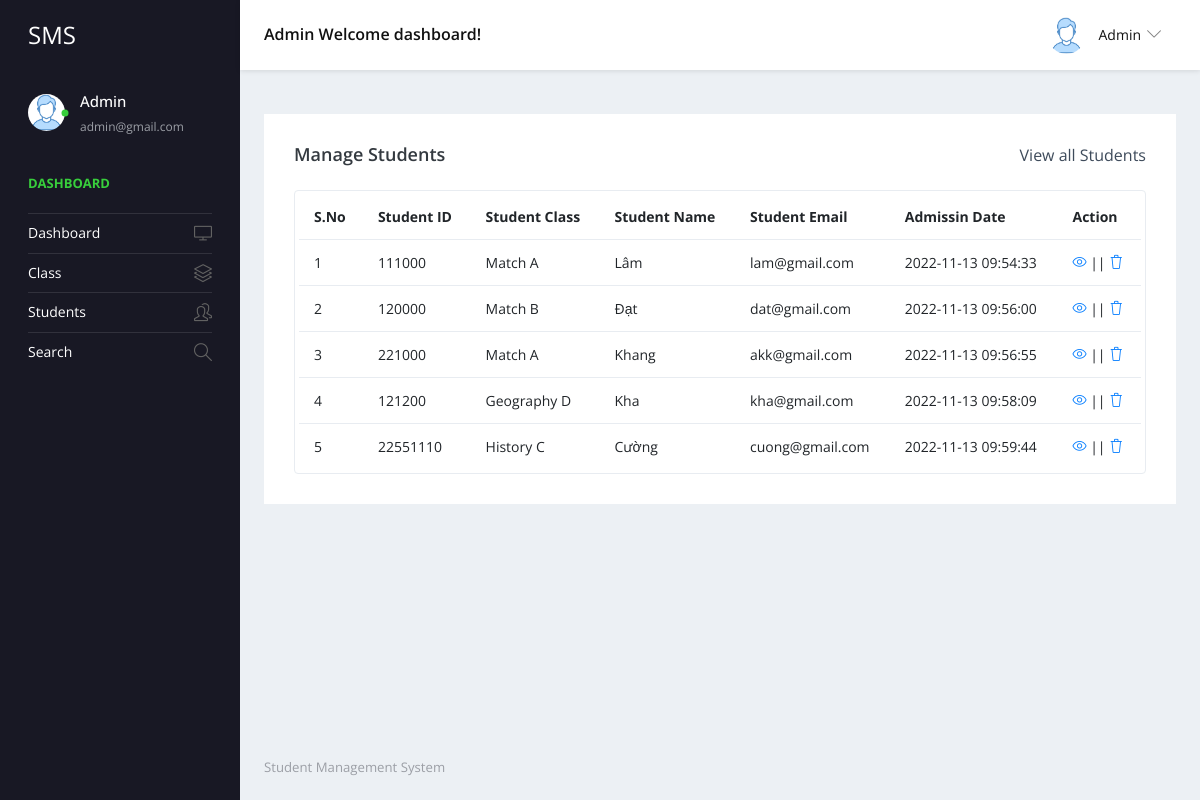
The page /admin/manage-students.php (signed in) on the database its author committed.
### tables this page shows
CREATE TABLE `tblstudent` (
  `ID` int(10) NOT NULL,
  `StudentName` varchar(200) DEFAULT NULL,
  `StudentEmail` varchar(200) DEFAULT NULL,
  `StudentClass` varchar(100) DEFAULT NULL,
  `Gender` varchar(50) DEFAULT NULL,
  `DOB` date DEFAULT NULL,
  `StuID` varchar(200) DEFAULT NULL,
  `FatherName` mediumtext DEFAULT NULL,
  `MotherName` mediumtext DEFAULT NULL,
  `ContactNumber` bigint(10) DEFAULT NULL,
  `AltenateNumber` bigint(10) DEFAULT NULL,
  `Address` mediumtext DEFAULT NULL,
  `UserName` varchar(200) DEFAULT NULL,
  `Password` varchar(200) DEFAULT NULL,
  `Image` varchar(200) DEFAULT NULL,
  `DateofAdmission` timestamp NULL DEFAULT current_timestamp()
);

CREATE TABLE `tblclass` (
  `ID` int(5) NOT NULL,
  `ClassName` varchar(50) DEFAULT NULL,
  `Section` varchar(20) DEFAULT NULL,
  `CreationDate` timestamp NULL DEFAULT current_timestamp()
);

### admin/manage-students.php (the view, shortened to what this page needs)
<?php
include('includes/dbconnection.php');
if (strlen($_SESSION['sturecmsaid'] == 0)) {
  header('location:logout.php');
} else {
?>
  <!DOCTYPE html>
  <html lang="en">
  <head>
    <link rel="stylesheet" href="vendors/simple-line-icons/css/simple-line-icons.css">
    <link rel="stylesheet" href="./css/style.css">
  </head>
  <body>
    <div class="container-scroller">
      <?php include_once('includes/header.php'); ?>
      <div class="container-fluid page-body-wrapper">
        <?php include_once('includes/sidebar.php'); ?>
        <div class="main-panel">
          <div class="content-wrapper">
            <div class="row">
              <div class="col-md-12 grid-margin stretch-card">
                <div class="card">
                  <div class="card-body">
                    <div class="d-sm-flex align-items-center mb-4">
                      <h4 class="card-title mb-sm-0">Manage Students</h4>
                      <a href="#" class="text-dark ml-auto mb-3 mb-sm-0"> View all Students</a>
                    </div>
                    <div class="table-responsive border rounded p-1">
                      <table class="table">
                        <thead>
                          <tr>
                            <th class="font-weight-bold">S.No</th>
                            <th class="font-weight-bold">Student ID</th>
                            <th class="font-weight-bold">Student Class</th>
                            <th class="font-weight-bold">Student Name</th>
                            <th class="font-weight-bold">Student Email</th>
                            <th class="font-weight-bold">Admissin Date</th>
                            <th class="font-weight-bold">Action</th>
                          </tr>
                        </thead>
                        <tbody>
                          <?php
                          if (isset($_GET['pageno'])) {
                            $pageno = $_GET['pageno'];
                          } else {
                            $pageno = 1;
                          }
                          $no_of_records_per_page = 15;
                          $offset = ($pageno - 1) * $no_of_records_per_page;
                          $sql = "SELECT tblstudent.StuID,tblstudent.ID as sid,tblstudent.StudentName,tblstudent.StudentEmail,tblstudent.DateofAdmission,tblclass.ClassName,tblclass.Section from tblstudent join tblclass on tblclass.ID=tblstudent.StudentClass LIMIT $offset, $no_of_records_per_page";
                          $query = $dbh->prepare($sql);
                          $query->execute();
                          $results = $query->fetchAll(PDO::FETCH_OBJ);
                          $cnt = 1;
                          if ($query->rowCount() > 0) {
                            foreach ($results as $row) {               ?>
                              <tr>
                                <td><?php echo htmlentities($cnt); ?></td>
                                <td><?php echo htmlentities($row->StuID); ?></td>
                                <td><?php echo htmlentities($row->ClassName); ?> <?php echo htmlentities($row->Section); ?></td>
                                <td><?php echo htmlentities($row->StudentName); ?></td>
                                <td><?php echo htmlentities($row->StudentEmail); ?></td>
                                <td><?php echo htmlentities($row->DateofAdmission); ?></td>
                                <td>
                                  <div><a href="edit-student-detail.php?editid=<?php echo htmlentities($row->sid); ?>"><i class="icon-eye"></i></a>
                                    || <a href="manage-students.php?delid=<?php echo ($row->sid); ?>" onclick="return confirm('Do you really want to Delete ?');"> <i class="icon-trash"></i></a></div>
                                </td>
                              </tr><?php $cnt = $cnt + 1;
                                  }
                                } ?>
                        </tbody>
                      </table>
                    </div>
                  </div>
                </div>
              </div>
            </div>
          </div>
          <?php include_once('includes/footer.php'); ?>
        </div>
      </div>
    </div>
  </body>
  </html><?php }  ?>

### admin/includes/header.php (shortened to what this page needs)
 <nav class="navbar default-layout-navbar col-lg-12 col-12 p-0 fixed-top d-flex flex-row">
        <div class="navbar-brand-wrapper d-flex align-items-center">
          <a class="navbar-brand brand-logo" href="dashboard.php">
            <strong style="color: white;">SMS</strong>
          </a>
        </div><?php
         $aid= $_SESSION['sturecmsaid'];
$sql="SELECT * from tbladmin where ID=:aid";
$query = $dbh -> prepare($sql);
$query->bindParam(':aid',$aid,PDO::PARAM_STR);
$query->execute();
$results=$query->fetchAll(PDO::FETCH_OBJ);
$cnt=1;
if($query->rowCount() > 0)
{
foreach($results as $row)
{               ?>
        <div class="navbar-menu-wrapper d-flex align-items-center flex-grow-1">
          <h5 class="mb-0 font-weight-medium d-none d-lg-flex"><?php  echo htmlentities($row->AdminName);?> Welcome dashboard!</h5>
          <ul class="navbar-nav navbar-nav-right ml-auto">
            <li class="nav-item dropdown d-none d-xl-inline-flex user-dropdown">
              <a class="nav-link dropdown-toggle" id="UserDropdown" href="#" data-toggle="dropdown" aria-expanded="false">
                <img class="img-xs rounded-circle ml-2" src="images/faces/face8.jpg" alt="Profile image"> <span class="font-weight-normal"> <?php  echo htmlentities($row->AdminName);?> </span></a>
                <?php $cnt=$cnt+1;}} ?>
            </li>
          </ul>
        </div>
      </nav>

### admin/includes/sidebar.php (shortened to what this page needs)
<nav class="sidebar sidebar-offcanvas" id="sidebar">
          <ul class="nav">
            <li class="nav-item nav-profile">
              <a href="#" class="nav-link">
                <div class="profile-image">
                  <img class="img-xs rounded-circle" src="images/faces/face8.jpg" alt="profile image">
                  <div class="dot-indicator bg-success"></div>
                </div>
                <div class="text-wrapper">
                  <?php
         $aid= $_SESSION['sturecmsaid'];
$sql="SELECT * from tbladmin where ID=:aid";
$query = $dbh -> prepare($sql);
$query->bindParam(':aid',$aid,PDO::PARAM_STR);
$query->execute();
$results=$query->fetchAll(PDO::FETCH_OBJ);
$cnt=1;
if($query->rowCount() > 0)
{
foreach($results as $row)
{               ?>
                  <p class="profile-name"><?php  echo htmlentities($row->AdminName);?></p>
                  <p class="designation"><?php  echo htmlentities($row->Email);?></p><?php $cnt=$cnt+1;}} ?>
                </div>
              </a>
            </li>
            <li class="nav-item nav-category">
              <span class="nav-link">Dashboard</span>
            </li>
            <li class="nav-item">
              <a class="nav-link" href="dashboard.php">
                <span class="menu-title">Dashboard</span>
                <i class="icon-screen-desktop menu-icon"></i>
              </a>
            </li>
            <li class="nav-item">
              <a class="nav-link" data-toggle="collapse" href="#ui-basic" aria-expanded="false" aria-controls="ui-basic">
                <span class="menu-title">Class</span>
                <i class="icon-layers menu-icon"></i>
              </a>
            </li>
            <li class="nav-item">
              <a class="nav-link" data-toggle="collapse" href="#ui-basic1" aria-expanded="false" aria-controls="ui-basic1">
                <span class="menu-title">Students</span>
                <i class="icon-people menu-icon"></i>
              </a>
            </li>
            <li class="nav-item">
              <a class="nav-link" href="search.php">
                <span class="menu-title">Search</span>
                <i class="icon-magnifier menu-icon"></i>
              </a>
            </li>
          </ul>
        </nav>

### admin/includes/footer.php
<footer class="footer">
  <div class="d-sm-flex justify-content-center justify-content-sm-between">
    <span class="text-muted d-block text-center text-sm-left d-sm-inline-block" style="color: blue;">Student Management System</span>
  </div>
</footer>

### rows shown on the page
tblstudent: StuID "111000", tblclass.ClassName "Match", tblclass.Section "A", StudentName "Lâm", StudentEmail "lam@gmail.com", DateofAdmission "2022-11-13 09:54:33"
tblstudent: StuID "120000", tblclass.ClassName "Match", tblclass.Section "B", StudentName "Đạt", StudentEmail "dat@gmail.com", DateofAdmission "2022-11-13 09:56:00"
tblstudent: StuID "221000", tblclass.ClassName "Match", tblclass.Section "A", StudentName "Khang", StudentEmail "akk@gmail.com", DateofAdmission "2022-11-13 09:56:55"
tblstudent: StuID "121200", tblclass.ClassName "Geography", tblclass.Section "D", StudentName "Kha", StudentEmail "kha@gmail.com", DateofAdmission "2022-11-13 09:58:09"
tblstudent: StuID "22551110", tblclass.ClassName "History", tblclass.Section "C", StudentName "Cường", StudentEmail "cuong@gmail.com", DateofAdmission "2022-11-13 09:59:44"

### other values the page prints
$row->AdminName "Admin"
$row->Email "admin@gmail.com"
